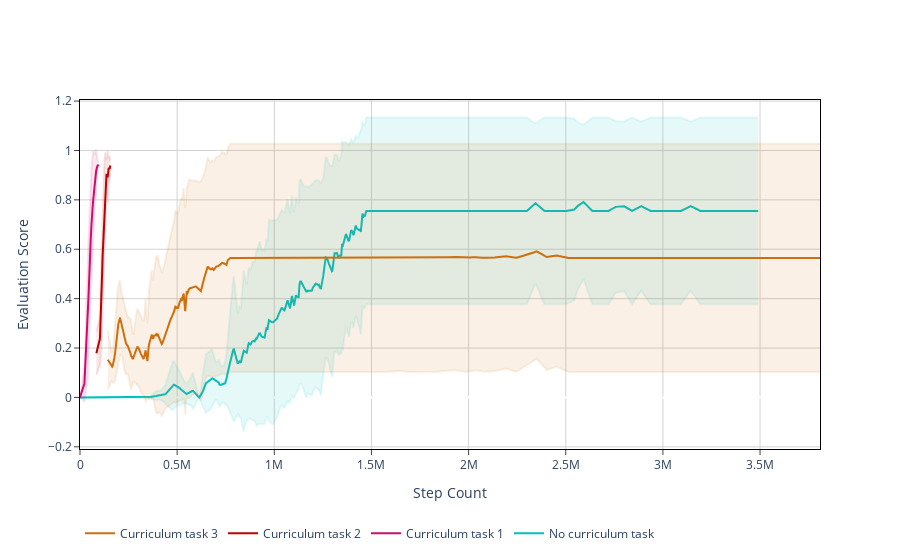

The notebook cell saved with this chart:
### Code cell
vis.plot_trajectories(
    [dqn_stats_nocurr, dqn_stats_curr],
    time_domain='steps',
    show_std=True,
)
